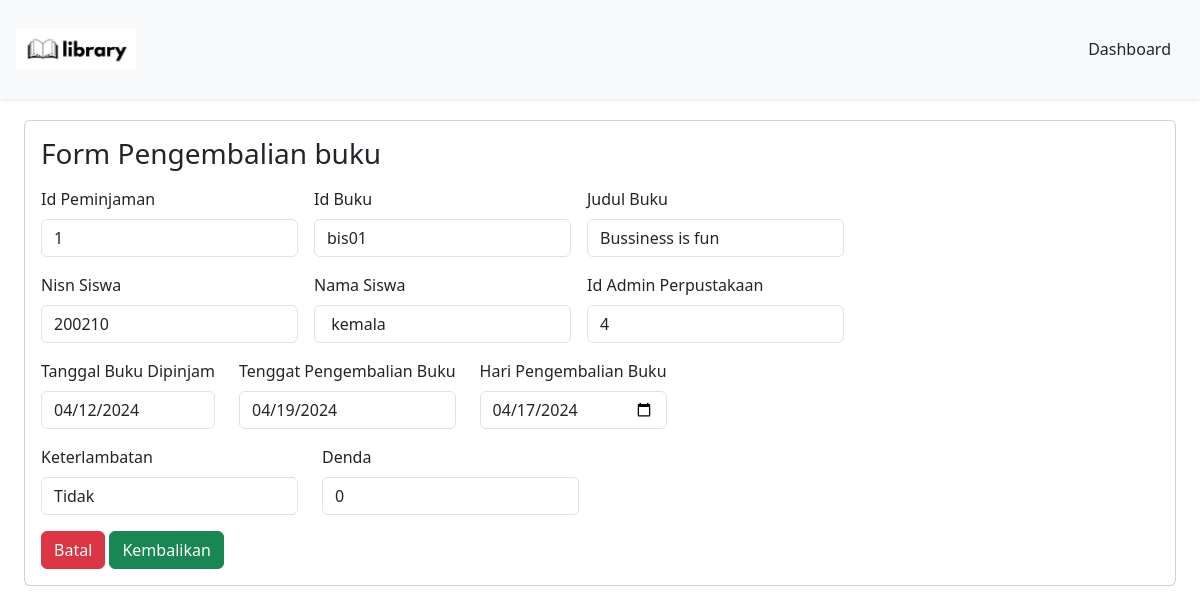
/DashboardMember/formPeminjaman/pengembalianBuku.php?id=1 (signed in), run on the app's committed database.
### tables this page shows
CREATE TABLE `peminjaman` (
  `id_peminjaman` int(11) NOT NULL,
  `id_buku` varchar(20) NOT NULL,
  `nisn` int(11) NOT NULL,
  `id_admin` int(11) NOT NULL,
  `tgl_peminjaman` date NOT NULL,
  `tgl_pengembalian` date NOT NULL
);

CREATE TABLE `buku` (
  `cover` varchar(255) NOT NULL,
  `id_buku` varchar(20) NOT NULL,
  `kategori` varchar(255) NOT NULL,
  `judul` varchar(255) NOT NULL,
  `pengarang` varchar(255) NOT NULL,
  `penerbit` varchar(255) NOT NULL,
  `tahun_terbit` date NOT NULL,
  `jumlah_halaman` int(11) NOT NULL,
  `buku_deskripsi` text NOT NULL
);

CREATE TABLE `member` (
  `nisn` int(11) NOT NULL,
  `kode_member` varchar(12) NOT NULL,
  `nama` varchar(255) NOT NULL,
  `password` varchar(255) NOT NULL,
  `jenis_kelamin` varchar(20) NOT NULL,
  `kelas` varchar(5) NOT NULL,
  `jurusan` varchar(50) NOT NULL,
  `no_tlp` varchar(15) NOT NULL,
  `tgl_pendaftaran` date NOT NULL
);

### config/config.php (called while the page is built, shortened)
<?php
$host = "127.0.0.1";
$username = "root";
$password = "";
$database_name = "perpustakaan";
$connection = mysqli_connect($host, $username, $password, $database_name);
function queryReadData($dataKategori) {
  global $connection;
  $result = mysqli_query($connection, $dataKategori);
  $items = [];
  while($item = mysqli_fetch_assoc($result)) {
    $items[] = $item;
  }
  return $items;
}
?>

### DashboardMember/formPeminjaman/pengembalianBuku.php (the view, shortened to what this page needs)
<?php
require "../../config/config.php";
$idPeminjaman = $_GET["id"];
$query = queryReadData("SELECT peminjaman.id_peminjaman, peminjaman.id_buku, buku.judul, peminjaman.nisn, member.nama, peminjaman.id_admin, peminjaman.tgl_peminjaman, peminjaman.tgl_pengembalian
FROM peminjaman
INNER JOIN buku ON peminjaman.id_buku = buku.id_buku
INNER JOIN member ON peminjaman.nisn = member.nisn
WHERE peminjaman.id_peminjaman = $idPeminjaman");
?>
<!DOCTYPE html>
<html lang="en">
  <head>
    <link href="https://cdn.jsdelivr.net/npm/bootstrap@5.3.2/dist/css/bootstrap.min.css" rel="stylesheet">
  </head>
  <body>
    <nav class="navbar fixed-top bg-body-tertiary shadow-sm">
      <div class="container-fluid p-3">
        <a class="navbar-brand" href="#">
          <img src="../../Librarylogo.png" alt="logo" width="120px">
        </a>
        <a class="btn btn-tertiary" href="../dashboardMember.php">Dashboard</a>
      </div>
    </nav>
    <div class="p-4 mt-5">
      <div class="card p-3 mt-5">
    <form action="" method="post">
    <h3>Form Pengembalian buku</h3>
    <?php foreach ($query as $item) : ?>
    <div class="mt-3 d-flex flex-wrap gap-3">
     <div class="mb-3">
      <label for="exampleFormControlInput1" class="form-label">Id Peminjaman</label>
      <input type="number" class="form-control" placeholder="id peminjaman" name="id_peminjaman" id="id_peminjaman" value="<?= $item["id_peminjaman"]; ?>" readonly>
    </div>
     <div class="mb-3">
      <label for="exampleFormControlInput1" class="form-label">Id Buku</label>
      <input type="text" class="form-control" placeholder="id peminjaman" name="id_buku" id="id_buku" value="<?= $item["id_buku"]; ?>" readonly>
    </div>
     <div class="mb-3">
      <label for="exampleFormControlInput1" class="form-label">Judul Buku</label>
      <input type="text" class="form-control" placeholder="Judul Buku" name="judul" id="judul" value="<?= $item["judul"]; ?>" readonly>
    </div>
    </div>
  <div class="d-flex flex-wrap gap-3">
    <div class="mb-3">
      <label for="exampleFormControlInput1" class="form-label">Nisn Siswa</label>
      <input type="number" class="form-control" placeholder="Nisn Siswa" name="nisn" id="nisn" value="<?= $item["nisn"]; ?>" readonly>
    </div>
    <div class="mb-3">
      <label for="exampleFormControlInput1" class="form-label">Nama Siswa</label>
      <input type="text" class="form-control" placeholder="Nama Siswa" name="nama" id="nama" value=" <?= $item["nama"]; ?>" readonly>
    </div>
    <div class="mb-3">
      <label for="exampleFormControlInput1" class="form-label">Id Admin Perpustakaan</label>
      <input type="number" class="form-control" placeholder="Id Admin" name="id_admin" id="id_admin" value="<?= $item["id_admin"]; ?>" readonly>
    </div>
  </div>
  <div class="d-flex flex-wrap gap-4">
    <div class="mb-3">
      <label for="exampleFormControlInput1" class="form-label">Tanggal Buku Dipinjam</label>
      <input type="date" class="form-control" name="tgl_peminjaman" id="tgl_peminjaman" value="<?= $item["tgl_peminjaman"]; ?>" readonly>
    </div>
    <div class="mb-3">
      <label for="exampleFormControlInput1" class="form-label">Tenggat Pengembalian Buku</label>
      <input type="date" class="form-control" name="tgl_pengembalian" id="tgl_pengembalian" value="<?= $item["tgl_pengembalian"]; ?>"  oninput="hitungDenda()" readonly>
    </div>
    <div class="mb-3">
      <label for="exampleFormControlInput1" class="form-label">Hari Pengembalian Buku</label>
      <input type="date" class="form-control" name="buku_kembali" id="buku_kembali" value="<?php echo date('Y-m-d');?>" oninput="hitungDenda()">
    </div>
  </div>
  <?php endforeach; ?>
  <div class="d-flex flex-wrap gap-4">
    <div class="mb-3">
      <label for="exampleFormControlInput1" class="form-label">Keterlambatan</label>
      <input type="text" class="form-control" name="keterlambatan" id="keterlambatan" oninput="hitungDenda()" readonly>
    </div>
    <div class="mb-3">
      <label for="exampleFormControlInput1" class="form-label">Denda</label>
       <input type="number" class="form-control" name="denda" id="denda" readonly>
    </div>
  </div>
  <a class="btn btn-danger" href="TransaksiPeminjaman.php"> Batal</a>
  <button type="submit" class="btn btn-success" name="kembalikan">Kembalikan</button>
    </form>
    </div>
  </div>
  </body>
</html>

### data on the page
peminjaman: id_peminjaman "1", id_buku "bis01", judul "Bussiness is fun", nisn "200210", nama "kemala", id_admin "4", tgl_peminjaman "04/12/2024", tgl_pengembalian "04/19/2024"
